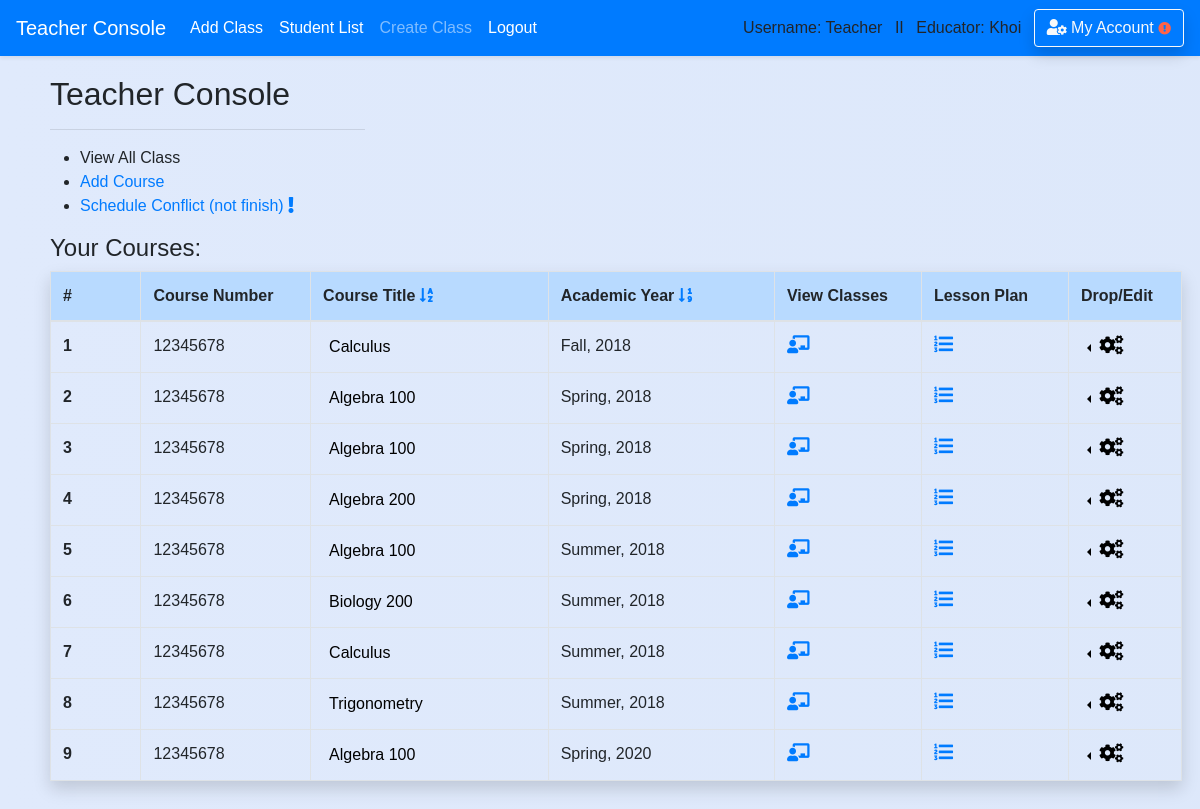
/teacher (signed in), run on the app's committed database.
### school_app/models.py (models this page shows)
class Course(models.Model):
    course_number = models.CharField(max_length=20,default='12345678')
    abbreviated_title = models.CharField(max_length=150,default='')
    course_title = models.CharField(max_length=250,default='') #,unique=True)
    maximum_credit = models.CharField(max_length=10,default='')
    semester = models.CharField(max_length=50,default='')
    year = models.CharField(max_length=4,default='')
    teacher_name = models.CharField(max_length=50,default='')
    description = models.CharField(max_length=450,default='')
    is_archive = models.BooleanField(default=False)
    department = models.ForeignKey('Department',blank=True, null=True, on_delete = models.SET_NULL, related_name='belong_in_department')
    teacher = models.ForeignKey('Teacher',blank=True, null=True, on_delete = models.SET_NULL, related_name='course_by_teacher')
    create_date = models.DateField(auto_now_add=True , blank=True,null=True,)

### school_app/views_logged.py (the view)
# urls.py: path('teacher',views_logged.teacher, name='teacher'),
def teacher(request,sort=None):
    if is_login(request) == False: # Check for login/ add message 'please login'
        return redirect('/login')
    if is_teacher(request) == False:
        return redirect('/')
    course_sorted = sorted(request.user.teacher.course_by_teacher.filter(is_archive=False),key=attrgetter('year','semester','course_title',))
    classroom = Classroom.objects.filter(course__in=course_sorted).exclude(time__isnull=True)
    time=[]
    time_conflict=[]
    schedule_conflict=[]
    first_room_added=[]
    for room in classroom:
        if room.time not in time:
            time.append(room.time)
            first_room_added.append(room)
        else:
            time_conflict.append(room)
    for room in first_room_added:
        for room2 in time_conflict:
            if room.time == room2.time and room.semester == room2.semester and room.year==room2.year:
                time_conflict.append(room)
                break
    for room in time_conflict:
        count = 0
        for room2 in time_conflict:
            if room.time == room2.time and room.semester == room2.semester and room.year == room2.year:
                count += 1
        if count >=2:
            schedule_conflict.append(room)
    sorted_schedule_conflict = sorted(schedule_conflict,key=attrgetter('year','semester','course_title',))
    if sort ==1:# Below return a sorted list
        course_sorted = sorted(request.user.teacher.course_by_teacher.all(),key=attrgetter('year','semester'))
        return render(request,'teacher/teacher_homepage.html',{'course_sorted':course_sorted,'schedule_conflict':schedule_conflict})
    return render(request,'teacher/teacher_homepage.html',{'course_sorted':course_sorted,'schedule_conflict':schedule_conflict})

### school_app/views_functions.py (called while the page is built)
def is_login(request):
    if not request.user.is_authenticated:
        messages.warning(request, "Please Login or Create an Account.")
        return False
    return True

def is_teacher(request):
    if request.user.profile.is_teacher == False:
        messages.warning(request, "You don't have Instructor's Privilege!")
        return False
    return True

### school_app/templates/teacher/teacher_homepage.html (shortened to what this page needs)
{% extends 'base.html' %}
{% block content %}
<div class='content '>
        <h2 style='padding-left: 0px'>Teacher Console</h2>
        <hr style="text-align:left;margin-left:0;width:315px;height:0px;padding: 0px"/>
        <div class='row mr-2'>
          <div class='col-md-6'>
            <ul>
              <li>View All Class</li>
              <li><a href='/teacher/add_course'>Add Course</a></li>
            {% if schedule_conflict %}
              <li><a href='{% url "schedule_conflict" %}'>Schedule Conflict (not finish) <i class="fas fa-exclamation text-red"></i></a></li>
            {% endif %}
            </ul>
          </div>
          <div class='col-md-6'>
          </div>
        </div>
        {% if request.user.teacher.course_by_teacher.all.count > 0 %}
          <h4>Your Courses:</h4>
          <div class="mr-2">
          <table class=" table  table-hover table-bordered shadow">
            <thead class='table-primary'>
            <tr>
              <th scope="col" style="width: 8%">#</th>
              <th scope="col" style="width: 15%">Course Number</th>
              <th scope="col">Course Title
                <a href='{% url "teacher" %}'><i class="fas fa-sort-alpha-down"></i></a></a>
              </th>
              <th scope="col" style="width: 20%">Academic Year
                <a href='{% url "teacher_sort" sort=1 %}'><i class="fas fa-sort-numeric-down"></i></a></a>
              </th>
              <th scope="col" style="width: 13%">View Classes</th>
              <th scope="col" style="width: 13%">Lesson Plan</th>
              <th scope="col" style="width: 10%">Drop/Edit</th>
            </tr>
            </thead>
            <tbody>
        {% for course in course_sorted %}
            <tr>
              <th scope="row">{{ forloop.counter }}</th>
              <td>{{ course.course_number }}</td>
              <td>
                <div class="dropright">
                <button style='border:none; background:none;cursor:pointer; cursor:hand;outline:none' type="button" id="" data-toggle="dropdown" aria-haspopup="true" aria-expanded="false">
                  {{ course.course_title }}
                </button>
                </div>
              </td>
              <td>{{ course.semester }}, {{ course.year }}</td>
              <td>
                <a href='{% url "classroom_view" course_id=course.id %}'><i class="fas fa-chalkboard-teacher"style='font-size:18px'></i></a></a>
              </td>
              <td>
                <a href='{% url "view_lesson_plan" course_id=course.id %}'><i class="fas fa-list-ol" style='font-size:19px'></i></a>
              </td>
              <td>
                <div class="dropleft">
                <button class='dropdown-toggle' style='border:none; background:none;cursor:pointer; cursor:hand;outline:none' type="button" id="" data-toggle="dropdown" aria-haspopup="true" aria-expanded="false">
                  <i class="fas fa-cogs " style='font-size:19px'></i>
                </button>
              </div>
              </td>
            </tr>
        {% endfor %}
            </tbody>
          </table>
          </div>
        {% endif %}
<br>
</div>
{% endblock %}

### school_app/templates/base.html (shortened to what this page needs)
<!doctype html>
<html>
    <head>
{% load static %}
        <link rel="stylesheet" type="text/css" href="{% static 'school_app/style.css' %}" />
        <link rel="stylesheet" href="https://stackpath.bootstrapcdn.com/bootstrap/4.1.0/css/bootstrap.min.css">
        <link rel="stylesheet" href="https://use.fontawesome.com/releases/v5.0.13/css/all.css">
    </head>
{% if request.user.profile.is_teacher %}
  <body class='body-teacher'>
{% else %}
  <body>
{% endif %}<header>
<nav class="navbar navbar-expand-lg navbar-dark bg-primary shadow-sm fixed-top">
    <a class="navbar-brand" href="/teacher">Teacher Console</a>
    <div class="navbar-collapse collapse show" id="navbarColor02" style="">
      <ul class="navbar-nav mr-auto">
        <li class="nav-item active">
          <a class="nav-link" href="/teacher/add_class">Add Class<span class="sr-only">(current)</span></a>
        </li>
        <li class="nav-item active">
          <a class="nav-link" href="/teacher/student_list">Student List<span class="sr-only">(current)</span></a>
        </li>
        <li class="nav-item">
          <a class="nav-link" href="/teacher/add_class">Create Class</a>
        </li>
        <li class="nav-item active">
          <a class="nav-link" href="{% url 'logout' %}">Logout</a>
        </li>
      </ul>
      {% if request.user.username %}
          Username: {{ request.user.username }} &ensp;II&ensp;
      {% endif %}
      {% if request.user.profile.is_teacher %}
          Educator: {{request.user.first_name}} &ensp;
      {% endif %}
      <a href='/account_management/' class='btn btn-outline-light shadow'>
         <i class="fas fa-user-cog"></i> My Account
      {% if user.profile.home_address == '' or user.profile.phone_number == '' or user.profile.emergency_contact == '' or user.email == '' or user.profile.birth_date == '' %}
        <i class="fas fa-exclamation-circle small" style='color:tomato'></i>
      {% endif %}
      </a>
    </div>
  </nav>
    </header>
    <div class='' style='padding-top:45px'>
    {% block content %}
    {% endblock %}
    </div>
</body>
</html>

### school_app/static/school_app/style.css (style rules this page uses)
.body-teacher { font-family:sans-serif; background: linear-gradient(to right, #e0eafc, #cfdef3); background-size: 600% 100%; }
.content { padding-top: 30px; padding-left:50px; padding-right:10px; }

### school_app/templates/base.html (style rules this page uses)
form,h1,ul { padding-left: 30px; padding-right:20px; }

### data on the page
Course: course_number "12345678", course_title "Calculus", semester "Fall", year "2018"
Course: course_number "12345678", course_title "Algebra 100", semester "Spring", year "2018"
Course: course_number "12345678", course_title "Algebra 100", semester "Spring", year "2018"
Course: course_number "12345678", course_title "Algebra 200", semester "Spring", year "2018"
Course: course_number "12345678", course_title "Algebra 100", semester "Summer", year "2018"
Course: course_number "12345678", course_title "Biology 200", semester "Summer", year "2018"
Course: course_number "12345678", course_title "Calculus", semester "Summer", year "2018"
Course: course_number "12345678", course_title "Trigonometry", semester "Summer", year "2018"
Course: course_number "12345678", course_title "Algebra 100", semester "Spring", year "2020"

### other printed values
{{ request.user.username }} "Teacher"
{{ request.user.first_name }} "Khoi"
